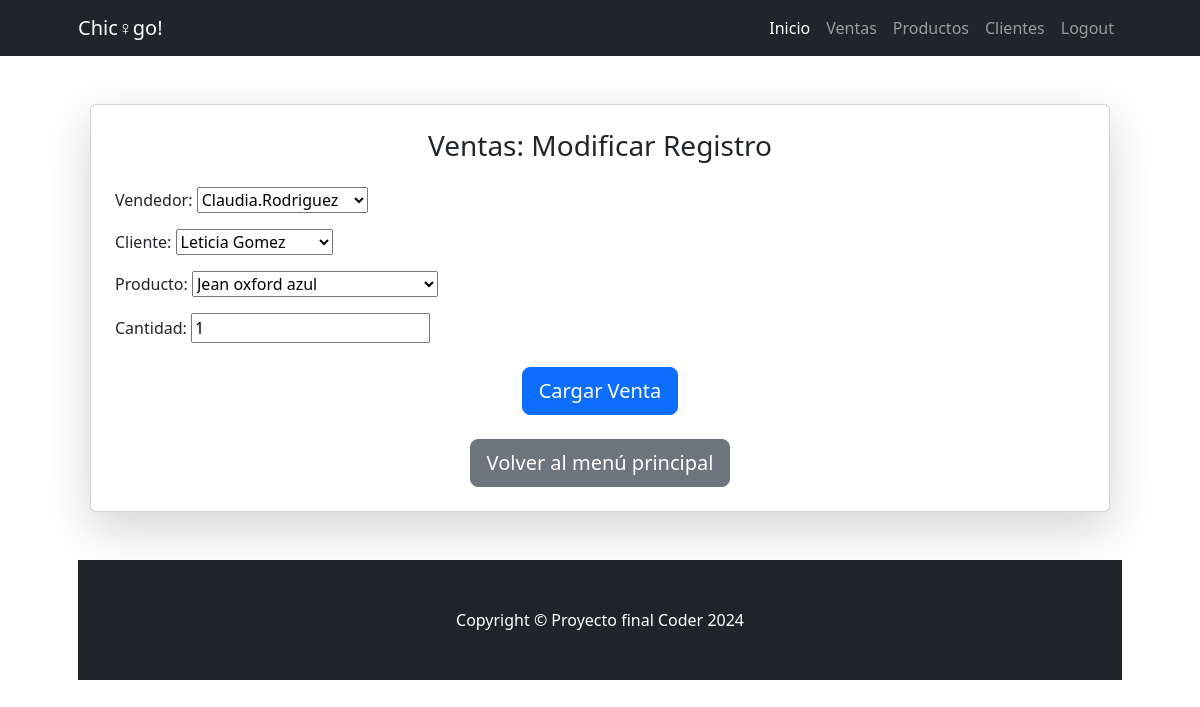
/Ventas/update/1 (signed in), run on the app's committed database.
### Chicago/models.py (models this page shows, shortened)
class Venta(models.Model):
    vendedor = models.ForeignKey(Vendedor, on_delete=models.DO_NOTHING)
    cliente = models.ForeignKey(Cliente, on_delete=models.SET_NULL, null=True, blank=True)
    producto = models.ForeignKey(Producto, on_delete=models.CASCADE)
    cantidad = models.PositiveIntegerField()
    precio_total = models.DecimalField(max_digits=10, decimal_places=2, editable=False)
    fecha_venta = models.DateTimeField(default=timezone.now, editable=False)
    class Meta:
        ordering = ("-fecha_venta",)

### Chicago/Views_Models/Ventas.py (the view, shortened to what this page needs)
# urls.py: path("Ventas/update/<int:pk>", Ventas.Ventas_update, name="Ventas_update"),
def Ventas_update(request: HttpRequest, pk: int) -> HttpResponse:
    try:
        query = Venta.objects.get(id=pk)
    except Venta.DoesNotExist:
        return redirect('Chicago:Ventas_list')
    if request.method == "GET":
        form = VentasForm(instance=query)
        return render(request, "Chicago/Venta_form.html", {"form": form})
    return render(request, "Chicago/Venta_form.html", {"form": form})

### Chicago/forms.py
class VentasForm(forms.ModelForm):
    class Meta:
        model = Venta
        fields = "__all__"

### Chicago/models.py (called while the page is built)
    def __str__(self):
        return self.nombre

    def __str__(self):
        return self.nombre

    def __str__(self):
        return self.usuario.username

### Chicago/Templates/Chicago/Venta_form.html (shortened to what this page needs)
{% extends 'Chicago/base.html' %}
{% block contenido %}
    <div class="container py-5">
        <div class="card p-4 shadow-lg">
            {% if form.instance.pk %}
                <h3 class="text-center mb-4">Ventas: Modificar Registro</h3>
            {% else %}
                <h3 class="text-center mb-4">Ventas: Formulario de Creación</h3>
            {% endif %}
            <form method="post">
                <div class="form-group">
                    {{ form.as_p }}
                </div>
                <div class="text-center mt-4">
                    <button type="submit" class="btn btn-primary btn-lg">Cargar Venta</button>
                </div>
            </form>
            <div class="text-center mt-4">
                <a href="{% url 'Chicago:index' %}" class="btn btn-secondary btn-lg">Volver al menú principal</a>
            </div>
        </div>
    </div>
{% endblock contenido %}

### data on the page
Venta: vendedor "Claudia.Rodriguez", cliente "Leticia Gomez", producto "Jean oxford azul", cantidad "1"
